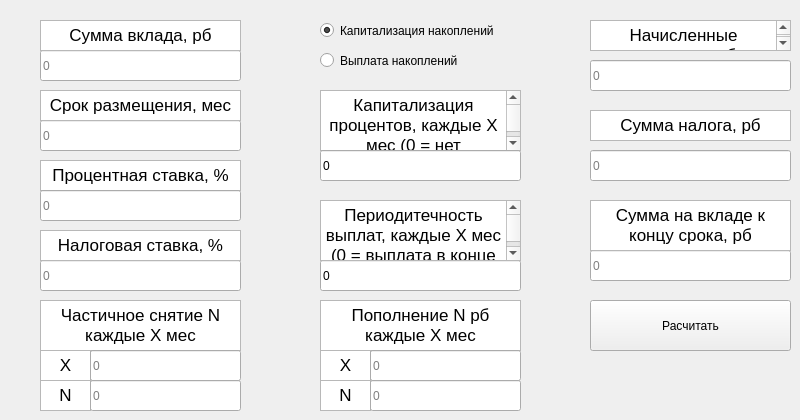
    <widget class="QWidget" name="debet">
     <attribute name="title">
      <string>Вклады</string>
     </attribute>
     <widget class="QTextBrowser" name="textBrowser_21">
      <property name="geometry">
       <rect>
        <x>320</x>
        <y>380</y>
        <width>51</width>
        <height>31</height>
       </rect>
      </property>
      <property name="html">
       <string>&lt;!DOCTYPE HTML PUBLIC &quot;-//W3C//DTD HTML 4.0//EN&quot; &quot;http://www.w3.org/TR/REC-html40/strict.dtd&quot;&gt;
&lt;html&gt;&lt;head&gt;&lt;meta name=&quot;qrichtext&quot; content=&quot;1&quot; /&gt;&lt;meta charset=&quot;utf-8&quot; /&gt;&lt;style type=&quot;text/css&quot;&gt;
p, li { white-space: pre-wrap; }
&lt;/style&gt;&lt;/head&gt;&lt;body style=&quot; font-family:'.AppleSystemUIFont'; font-size:13pt; font-weight:400; font-style:normal;&quot;&gt;
&lt;p align=&quot;center&quot; style=&quot; margin-top:0px; margin-bottom:0px; margin-left:0px; margin-right:0px; -qt-block-indent:0; text-indent:0px;&quot;&gt;N&lt;/p&gt;&lt;/body&gt;&lt;/html&gt;</string>
      </property>
     </widget>
     <widget class="QLineEdit" name="dep_period_vuplat">
      <property name="geometry">
       <rect>
        <x>320</x>
        <y>260</y>
        <width>201</width>
        <height>31</height>
       </rect>
      </property>
      <property name="text">
       <string>0</string>
      </property>
      <property name="placeholderText">
       <string>0</string>
      </property>
     </widget>
     <widget class="QTextBrowser" name="textBrowser_9">
      <property name="geometry">
       <rect>
        <x>40</x>
        <y>160</y>
        <width>201</width>
        <height>31</height>
       </rect>
      </property>
      <property name="html">
       <string>&lt;!DOCTYPE HTML PUBLIC &quot;-//W3C//DTD HTML 4.0//EN&quot; &quot;http://www.w3.org/TR/REC-html40/strict.dtd&quot;&gt;
&lt;html&gt;&lt;head&gt;&lt;meta name=&quot;qrichtext&quot; content=&quot;1&quot; /&gt;&lt;meta charset=&quot;utf-8&quot; /&gt;&lt;style type=&quot;text/css&quot;&gt;
p, li { white-space: pre-wrap; }
&lt;/style&gt;&lt;/head&gt;&lt;body style=&quot; font-family:'.AppleSystemUIFont'; font-size:13pt; font-weight:400; font-style:normal;&quot;&gt;
&lt;p align=&quot;center&quot; style=&quot; margin-top:0px; margin-bottom:0px; margin-left:0px; margin-right:0px; -qt-block-indent:0; text-indent:0px;&quot;&gt;Процентная ставка, %&lt;/p&gt;&lt;/body&gt;&lt;/html&gt;</string>
      </property>
     </widget>
     <widget class="QRadioButton" name="radioButton_vuplata">
      <property name="geometry">
       <rect>
        <x>320</x>
        <y>50</y>
        <width>201</width>
        <height>21</height>
       </rect>
      </property>
      <property name="text">
       <string>Выплата накоплений</string>
      </property>
     </widget>
     <widget class="QLineEdit" name="dep_srok">
      <property name="geometry">
       <rect>
        <x>40</x>
        <y>120</y>
        <width>201</width>
        <height>31</height>
       </rect>
      </property>
      <property name="text">
       <string/>
      </property>
      <property name="placeholderText">
       <string>0</string>
      </property>
     </widget>
     <widget class="QTextBrowser" name="textBrowser_14">
      <property name="geometry">
       <rect>
        <x>40</x>
        <y>300</y>
        <width>201</width>
        <height>51</height>
       </rect>
      </property>
      <property name="html">
       <string>&lt;!DOCTYPE HTML PUBLIC &quot;-//W3C//DTD HTML 4.0//EN&quot; &quot;http://www.w3.org/TR/REC-html40/strict.dtd&quot;&gt;
&lt;html&gt;&lt;head&gt;&lt;meta name=&quot;qrichtext&quot; content=&quot;1&quot; /&gt;&lt;meta charset=&quot;utf-8&quot; /&gt;&lt;style type=&quot;text/css&quot;&gt;
p, li { white-space: pre-wrap; }
&lt;/style&gt;&lt;/head&gt;&lt;body style=&quot; font-family:'.AppleSystemUIFont'; font-size:13pt; font-weight:400; font-style:normal;&quot;&gt;
&lt;p align=&quot;center&quot; style=&quot; margin-top:0px; margin-bottom:0px; margin-left:0px; margin-right:0px; -qt-block-indent:0; text-indent:0px;&quot;&gt;Частичное снятие N каждые Х мес&lt;/p&gt;&lt;/body&gt;&lt;/html&gt;</string>
      </property>
     </widget>
     <widget class="QLineEdit" name="dep_summ_end">
      <property name="geometry">
       <rect>
        <x>590</x>
        <y>250</y>
        <width>201</width>
        <height>31</height>
       </rect>
      </property>
      <property name="text">
       <string/>
      </property>
      <property name="placeholderText">
       <string>0</string>
      </property>
     </widget>
     <widget class="QTextBrowser" name="textBrowser_11">
      <property name="geometry">
       <rect>
        <x>320</x>
        <y>200</y>
        <width>201</width>
        <height>61</height>
       </rect>
      </property>
      <property name="html">
       <string>&lt;!DOCTYPE HTML PUBLIC &quot;-//W3C//DTD HTML 4.0//EN&quot; &quot;http://www.w3.org/TR/REC-html40/strict.dtd&quot;&gt;
&lt;html&gt;&lt;head&gt;&lt;meta name=&quot;qrichtext&quot; content=&quot;1&quot; /&gt;&lt;meta charset=&quot;utf-8&quot; /&gt;&lt;style type=&quot;text/css&quot;&gt;
p, li { white-space: pre-wrap; }
&lt;/style&gt;&lt;/head&gt;&lt;body style=&quot; font-family:'.AppleSystemUIFont'; font-size:13pt; font-weight:400; font-style:normal;&quot;&gt;
&lt;p align=&quot;center&quot; style=&quot; margin-top:0px; margin-bottom:0px; margin-left:0px; margin-right:0px; -qt-block-indent:0; text-indent:0px;&quot;&gt;Периодитечность выплат, каждые X мес (0 = выплата в конце срока)&lt;/p&gt;&lt;/body&gt;&lt;/html&gt;</string>
      </property>
     </widget>
     <widget class="QTextBrowser" name="textBrowser_19">
      <property name="geometry">
       <rect>
        <x>40</x>
        <y>380</y>
        <width>51</width>
        <height>31</height>
       </rect>
      </property>
      <property name="html">
       <string>&lt;!DOCTYPE HTML PUBLIC &quot;-//W3C//DTD HTML 4.0//EN&quot; &quot;http://www.w3.org/TR/REC-html40/strict.dtd&quot;&gt;
&lt;html&gt;&lt;head&gt;&lt;meta name=&quot;qrichtext&quot; content=&quot;1&quot; /&gt;&lt;meta charset=&quot;utf-8&quot; /&gt;&lt;style type=&quot;text/css&quot;&gt;
p, li { white-space: pre-wrap; }
&lt;/style&gt;&lt;/head&gt;&lt;body style=&quot; font-family:'.AppleSystemUIFont'; font-size:13pt; font-weight:400; font-style:normal;&quot;&gt;
&lt;p align=&quot;center&quot; style=&quot; margin-top:0px; margin-bottom:0px; margin-left:0px; margin-right:0px; -qt-block-indent:0; text-indent:0px;&quot;&gt;N&lt;/p&gt;&lt;/body&gt;&lt;/html&gt;</string>
      </property>
     </widget>
     <widget class="QLineEdit" name="dep_summ">
      <property name="geometry">
       <rect>
        <x>40</x>
        <y>50</y>
        <width>201</width>
        <height>31</height>
       </rect>
      </property>
      <property name="text">
       <string/>
      </property>
      <property name="placeholderText">
       <string>0</string>
      </property>
     </widget>
     <widget class="QTextBrowser" name="textBrowser_20">
      <property name="geometry">
       <rect>
        <x>320</x>
        <y>350</y>
        <width>51</width>
        <height>31</height>
       </rect>
      </property>
      <property name="html">
       <string>&lt;!DOCTYPE HTML PUBLIC &quot;-//W3C//DTD HTML 4.0//EN&quot; &quot;http://www.w3.org/TR/REC-html40/strict.dtd&quot;&gt;
&lt;html&gt;&lt;head&gt;&lt;meta name=&quot;qrichtext&quot; content=&quot;1&quot; /&gt;&lt;meta charset=&quot;utf-8&quot; /&gt;&lt;style type=&quot;text/css&quot;&gt;
p, li { white-space: pre-wrap; }
&lt;/style&gt;&lt;/head&gt;&lt;body style=&quot; font-family:'.AppleSystemUIFont'; font-size:13pt; font-weight:400; font-style:normal;&quot;&gt;
&lt;p align=&quot;center&quot; style=&quot; margin-top:0px; margin-bottom:0px; margin-left:0px; margin-right:0px; -qt-block-indent:0; text-indent:0px;&quot;&gt;X&lt;/p&gt;&lt;/body&gt;&lt;/html&gt;</string>
      </property>
     </widget>
     <widget class="QTextBrowser" name="textBrowser_12">
      <property name="geometry">
       <rect>
        <x>320</x>
        <y>90</y>
        <width>201</width>
        <height>61</height>
       </rect>
      </property>
      <property name="html">
       <string>&lt;!DOCTYPE HTML PUBLIC &quot;-//W3C//DTD HTML 4.0//EN&quot; &quot;http://www.w3.org/TR/REC-html40/strict.dtd&quot;&gt;
&lt;html&gt;&lt;head&gt;&lt;meta name=&quot;qrichtext&quot; content=&quot;1&quot; /&gt;&lt;meta charset=&quot;utf-8&quot; /&gt;&lt;style type=&quot;text/css&quot;&gt;
p, li { white-space: pre-wrap; }
&lt;/style&gt;&lt;/head&gt;&lt;body style=&quot; font-family:'.AppleSystemUIFont'; font-size:13pt; font-weight:400; font-style:normal;&quot;&gt;
&lt;p align=&quot;center&quot; style=&quot; margin-top:0px; margin-bottom:0px; margin-left:0px; margin-right:0px; -qt-block-indent:0; text-indent:0px;&quot;&gt;Капитализация процентов, каждые Х мес (0 = нет капитализации)&lt;/p&gt;&lt;/body&gt;&lt;/html&gt;</string>
      </property>
     </widget>
     <widget class="QLineEdit" name="dep_nal_stav">
      <property name="geometry">
       <rect>
        <x>40</x>
        <y>260</y>
        <width>201</width>
        <height>31</height>
       </rect>
      </property>
      <property name="text">
       <string/>
      </property>
      <property name="placeholderText">
       <string>0</string>
      </property>
     </widget>
     <widget class="QLineEdit" name="dep_summ_naloga">
      <property name="geometry">
       <rect>
        <x>590</x>
        <y>150</y>
        <width>201</width>
        <height>31</height>
       </rect>
      </property>
      <property name="text">
       <string/>
      </property>
      <property name="placeholderText">
       <string>0</string>
      </property>
     </widget>
     <widget class="QLineEdit" name="dep_nach_pros">
      <property name="geometry">
       <rect>
        <x>590</x>
        <y>60</y>
        <width>201</width>
        <height>31</height>
       </rect>
      </property>
      <property name="text">
       <string/>
      </property>
      <property name="placeholderText">
       <string>0</string>
      </property>
     </widget>
     <widget class="QTextBrowser" name="textBrowser_8">
      <property name="geometry">
       <rect>
        <x>40</x>
        <y>90</y>
        <width>201</width>
        <height>31</height>
       </rect>
      </property>
      <property name="html">
       <string>&lt;!DOCTYPE HTML PUBLIC &quot;-//W3C//DTD HTML 4.0//EN&quot; &quot;http://www.w3.org/TR/REC-html40/strict.dtd&quot;&gt;
&lt;html&gt;&lt;head&gt;&lt;meta name=&quot;qrichtext&quot; content=&quot;1&quot; /&gt;&lt;meta charset=&quot;utf-8&quot; /&gt;&lt;style type=&quot;text/css&quot;&gt;
p, li { white-space: pre-wrap; }
&lt;/style&gt;&lt;/head&gt;&lt;body style=&quot; font-family:'.AppleSystemUIFont'; font-size:13pt; font-weight:400; font-style:normal;&quot;&gt;
&lt;p align=&quot;center&quot; style=&quot; margin-top:0px; margin-bottom:0px; margin-left:0px; margin-right:0px; -qt-block-indent:0; text-indent:0px;&quot;&gt;Срок размещения, мес&lt;/p&gt;&lt;/body&gt;&lt;/html&gt;</string>
      </property>
     </widget>
     <widget class="QLineEdit" name="dep_snuat_summ">
      <property name="geometry">
       <rect>
        <x>90</x>
        <y>380</y>
        <width>151</width>
        <height>31</height>
       </rect>
      </property>
      <property name="text">
       <string/>
      </property>
      <property name="placeholderText">
       <string>0</string>
      </property>
     </widget>
     <widget class="QTextBrowser" name="textBrowser_13">
      <property name="geometry">
       <rect>
        <x>320</x>
        <y>300</y>
        <width>201</width>
        <height>51</height>
       </rect>
      </property>
      <property name="html">
       <string>&lt;!DOCTYPE HTML PUBLIC &quot;-//W3C//DTD HTML 4.0//EN&quot; &quot;http://www.w3.org/TR/REC-html40/strict.dtd&quot;&gt;
&lt;html&gt;&lt;head&gt;&lt;meta name=&quot;qrichtext&quot; content=&quot;1&quot; /&gt;&lt;meta charset=&quot;utf-8&quot; /&gt;&lt;style type=&quot;text/css&quot;&gt;
p, li { white-space: pre-wrap; }
&lt;/style&gt;&lt;/head&gt;&lt;body style=&quot; font-family:'.AppleSystemUIFont'; font-size:13pt; font-weight:400; font-style:normal;&quot;&gt;
&lt;p align=&quot;center&quot; style=&quot; margin-top:0px; margin-bottom:0px; margin-left:0px; margin-right:0px; -qt-block-indent:0; text-indent:0px;&quot;&gt;Пополнение N рб каждые Х мес&lt;/p&gt;&lt;/body&gt;&lt;/html&gt;</string>
      </property>
     </widget>
     <widget class="QLineEdit" name="dep_kapi_pros">
      <property name="geometry">
       <rect>
        <x>320</x>
        <y>150</y>
        <width>201</width>
        <height>31</height>
       </rect>
      </property>
      <property name="text">
       <string>0</string>
      </property>
      <property name="placeholderText">
       <string>0</string>
      </property>
     </widget>
     <widget class="QRadioButton" name="radioButton_capital">
      <property name="geometry">
       <rect>
        <x>320</x>
        <y>20</y>
        <width>201</width>
        <height>21</height>
       </rect>
      </property>
      <property name="text">
       <string>Капитализация накоплений</string>
      </property>
      <property name="checked">
       <bool>true</bool>
      </property>
     </widget>
     <widget class="QPushButton" name="pushButton_dep_res">
      <property name="geometry">
       <rect>
        <x>590</x>
        <y>300</y>
        <width>201</width>
        <height>51</height>
       </rect>
      </property>
      <property name="text">
       <string>Расчитать</string>
      </property>
     </widget>
     <widget class="QTextBrowser" name="textBrowser_7">
      <property name="geometry">
       <rect>
        <x>40</x>
        <y>20</y>
        <width>201</width>
        <height>31</height>
       </rect>
      </property>
      <property name="html">
       <string>&lt;!DOCTYPE HTML PUBLIC &quot;-//W3C//DTD HTML 4.0//EN&quot; &quot;http://www.w3.org/TR/REC-html40/strict.dtd&quot;&gt;
&lt;html&gt;&lt;head&gt;&lt;meta name=&quot;qrichtext&quot; content=&quot;1&quot; /&gt;&lt;meta charset=&quot;utf-8&quot; /&gt;&lt;style type=&quot;text/css&quot;&gt;
p, li { white-space: pre-wrap; }
&lt;/style&gt;&lt;/head&gt;&lt;body style=&quot; font-family:'.AppleSystemUIFont'; font-size:13pt; font-weight:400; font-style:normal;&quot;&gt;
&lt;p align=&quot;center&quot; style=&quot; margin-top:0px; margin-bottom:0px; margin-left:0px; margin-right:0px; -qt-block-indent:0; text-indent:0px;&quot;&gt;Сумма вклада, рб&lt;/p&gt;&lt;/body&gt;&lt;/html&gt;</string>
      </property>
     </widget>
     <widget class="QTextBrowser" name="textBrowser_10">
      <property name="geometry">
       <rect>
        <x>40</x>
        <y>230</y>
        <width>201</width>
        <height>31</height>
       </rect>
      </property>
      <property name="html">
       <string>&lt;!DOCTYPE HTML PUBLIC &quot;-//W3C//DTD HTML 4.0//EN&quot; &quot;http://www.w3.org/TR/REC-html40/strict.dtd&quot;&gt;
&lt;html&gt;&lt;head&gt;&lt;meta name=&quot;qrichtext&quot; content=&quot;1&quot; /&gt;&lt;meta charset=&quot;utf-8&quot; /&gt;&lt;style type=&quot;text/css&quot;&gt;
p, li { white-space: pre-wrap; }
&lt;/style&gt;&lt;/head&gt;&lt;body style=&quot; font-family:'.AppleSystemUIFont'; font-size:13pt; font-weight:400; font-style:normal;&quot;&gt;
&lt;p align=&quot;center&quot; style=&quot; margin-top:0px; margin-bottom:0px; margin-left:0px; margin-right:0px; -qt-block-indent:0; text-indent:0px;&quot;&gt;Налоговая ставка, %&lt;/p&gt;&lt;/body&gt;&lt;/html&gt;</string>
      </property>
     </widget>
     <widget class="QTextBrowser" name="textBrowser_18">
      <property name="geometry">
       <rect>
        <x>40</x>
        <y>350</y>
        <width>51</width>
        <height>31</height>
       </rect>
      </property>
      <property name="html">
       <string>&lt;!DOCTYPE HTML PUBLIC &quot;-//W3C//DTD HTML 4.0//EN&quot; &quot;http://www.w3.org/TR/REC-html40/strict.dtd&quot;&gt;
&lt;html&gt;&lt;head&gt;&lt;meta name=&quot;qrichtext&quot; content=&quot;1&quot; /&gt;&lt;meta charset=&quot;utf-8&quot; /&gt;&lt;style type=&quot;text/css&quot;&gt;
p, li { white-space: pre-wrap; }
&lt;/style&gt;&lt;/head&gt;&lt;body style=&quot; font-family:'.AppleSystemUIFont'; font-size:13pt; font-weight:400; font-style:normal;&quot;&gt;
&lt;p align=&quot;center&quot; style=&quot; margin-top:0px; margin-bottom:0px; margin-left:0px; margin-right:0px; -qt-block-indent:0; text-indent:0px;&quot;&gt;X&lt;/p&gt;&lt;/body&gt;&lt;/html&gt;</string>
      </property>
     </widget>
     <widget class="QLineEdit" name="dep_snuat_mec">
      <property name="geometry">
       <rect>
        <x>90</x>
        <y>350</y>
        <width>151</width>
        <height>31</height>
       </rect>
      </property>
      <property name="text">
       <string/>
      </property>
      <property name="placeholderText">
       <string>0</string>
      </property>
     </widget>
     <widget class="QLineEdit" name="dep_pros_stav">
      <property name="geometry">
       <rect>
        <x>40</x>
        <y>190</y>
        <width>201</width>
        <height>31</height>
       </rect>
      </property>
      <property name="text">
       <string/>
      </property>
      <property name="placeholderText">
       <string>0</string>
      </property>
     </widget>
     <widget class="QTextBrowser" name="textBrowser_17">
      <property name="geometry">
       <rect>
        <x>590</x>
        <y>200</y>
        <width>201</width>
        <height>51</height>
       </rect>
      </property>
      <property name="html">
       <string>&lt;!DOCTYPE HTML PUBLIC &quot;-//W3C//DTD HTML 4.0//EN&quot; &quot;http://www.w3.org/TR/REC-html40/strict.dtd&quot;&gt;
&lt;html&gt;&lt;head&gt;&lt;meta name=&quot;qrichtext&quot; content=&quot;1&quot; /&gt;&lt;meta charset=&quot;utf-8&quot; /&gt;&lt;style type=&quot;text/css&quot;&gt;
p, li { white-space: pre-wrap; }
&lt;/style&gt;&lt;/head&gt;&lt;body style=&quot; font-family:'.AppleSystemUIFont'; font-size:13pt; font-weight:400; font-style:normal;&quot;&gt;
&lt;p align=&quot;center&quot; style=&quot; margin-top:0px; margin-bottom:0px; margin-left:0px; margin-right:0px; -qt-block-indent:0; text-indent:0px;&quot;&gt;Сумма на вкладе к концу срока, рб&lt;/p&gt;&lt;/body&gt;&lt;/html&gt;</string>
      </property>
     </widget>
     <widget class="QTextBrowser" name="textBrowser_16">
      <property name="geometry">
       <rect>
        <x>590</x>
        <y>110</y>
        <width>201</width>
        <height>31</height>
       </rect>
      </property>
      <property name="html">
       <string>&lt;!DOCTYPE HTML PUBLIC &quot;-//W3C//DTD HTML 4.0//EN&quot; &quot;http://www.w3.org/TR/REC-html40/strict.dtd&quot;&gt;
&lt;html&gt;&lt;head&gt;&lt;meta name=&quot;qrichtext&quot; content=&quot;1&quot; /&gt;&lt;meta charset=&quot;utf-8&quot; /&gt;&lt;style type=&quot;text/css&quot;&gt;
p, li { white-space: pre-wrap; }
&lt;/style&gt;&lt;/head&gt;&lt;body style=&quot; font-family:'.AppleSystemUIFont'; font-size:13pt; font-weight:400; font-style:normal;&quot;&gt;
&lt;p align=&quot;center&quot; style=&quot; margin-top:0px; margin-bottom:0px; margin-left:0px; margin-right:0px; -qt-block-indent:0; text-indent:0px;&quot;&gt;Сумма налога, рб&lt;/p&gt;&lt;/body&gt;&lt;/html&gt;</string>
      </property>
     </widget>
     <widget class="QTextBrowser" name="textBrowser_15">
      <property name="geometry">
       <rect>
        <x>590</x>
        <y>20</y>
        <width>201</width>
        <height>31</height>
       </rect>
      </property>
      <property name="html">
       <string>&lt;!DOCTYPE HTML PUBLIC &quot;-//W3C//DTD HTML 4.0//EN&quot; &quot;http://www.w3.org/TR/REC-html40/strict.dtd&quot;&gt;
&lt;html&gt;&lt;head&gt;&lt;meta name=&quot;qrichtext&quot; content=&quot;1&quot; /&gt;&lt;meta charset=&quot;utf-8&quot; /&gt;&lt;style type=&quot;text/css&quot;&gt;
p, li { white-space: pre-wrap; }
&lt;/style&gt;&lt;/head&gt;&lt;body style=&quot; font-family:'.AppleSystemUIFont'; font-size:13pt; font-weight:400; font-style:normal;&quot;&gt;
&lt;p align=&quot;center&quot; style=&quot; margin-top:0px; margin-bottom:0px; margin-left:0px; margin-right:0px; -qt-block-indent:0; text-indent:0px;&quot;&gt;Начисленные проценты, рб&lt;/p&gt;&lt;/body&gt;&lt;/html&gt;</string>
      </property>
     </widget>
     <widget class="QLineEdit" name="dep_popol_summ">
      <property name="geometry">
       <rect>
        <x>370</x>
        <y>380</y>
        <width>151</width>
        <height>31</height>
       </rect>
      </property>
      <property name="text">
       <string/>
      </property>
      <property name="placeholderText">
       <string>0</string>
      </property>
     </widget>
     <widget class="QLineEdit" name="dep_popol_mec">
      <property name="geometry">
       <rect>
        <x>370</x>
        <y>350</y>
        <width>151</width>
        <height>31</height>
       </rect>
      </property>
      <property name="text">
       <string/>
      </property>
      <property name="placeholderText">
       <string>0</string>
      </property>
     </widget>
    </widget>
